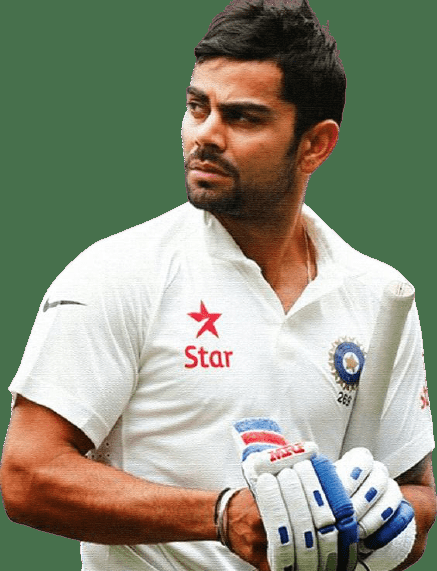
#> input picture Sports celebrity classification/Model/dataset/virat/virat (129).png, 437 x 571 px, given in place of virat (129).jpg, which was not available
$ jupyter execute --allow-errors Project_face_detection.ipynb   (shell and % lines are left out)
#> lines starting #> are read from the running program, lines starting #| are printed output that depends on the picture; pictures that were not available may be replaced by others from this repository, and a replacement may not be noted
[cell 1]
import numpy as np
import cv2
import matplotlib
from matplotlib import pyplot as plt

[cell 2]
img = cv2.imread('c:/users/rahul/work/Sports celebrity classification/Model/dataset/virat/virat (129).jpg')
#> img is the input picture: shape (571, 437, 3); mean B, G, R 124.7, 143.5, 140.4
img.shape
#> Out = (571, 437, 3)

[cell 3]
# the shape is 3D, first two are x and y, the third one shows RGB channel
plt.imshow(img)

[cell 4]
gray = cv2.cvtColor(img, cv2.COLOR_BGR2GRAY)
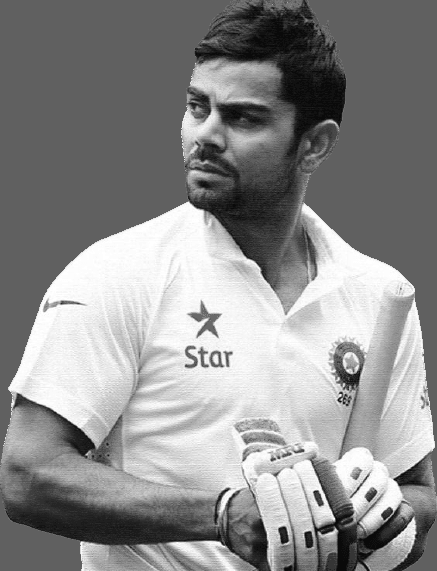
#> gray: shape (571, 437); min 10, max 255, mean 140.6
gray.shape
#> Out = (571, 437)

[cell 5]
gray

[cell 6]
plt.imshow(gray, cmap='gray')

[cell 7]
# openCV has harcascade which trained programs to detect eye, nose etc on face
face_cascade = cv2.CascadeClassifier('C:/Users/Rahul/work/opencv/sources/data/haarcascades/haarcascade_frontalface_default.xml')
eye_cascade = cv2.CascadeClassifier('C:/Users/Rahul/work/opencv/sources/data/haarcascades/haarcascade_eye.xml')
faces = face_cascade.detectMultiScale(gray, 1.3, 5)
#> faces = ()
faces

#> (a cell that did not finish here is left out)

#> (a cell that did not finish here is left out)

[cell 10]
cv2.destroyAllWindows()
for(x,y,w,h) in faces:
    face_img = cv2.rectangle(img, (x,y),(x+w, y+h),(255,0,0),2)
    roi_gray = gray[y:y+h, x:x+w]
    roi_color = face_img[y:y+h, x:x+w]
    eyes = eye_cascade.detectMultiScale(roi_gray)
    for (ex,ey,ew,eh) in eyes:
        cv2.rectangle(roi_color,(ex,ey),(ex+ew,ey+eh),(0,255,0),2)
#> this loop made 0 passes

plt.figure()
#> (the rest of this cell did not finish here and is left out)

#> (a cell that did not finish here is left out)

#> (a cell that did not finish here is left out)

[cell 13]
import numpy as np
import pywt
import cv2

def w2d(img, mode='haar', level=1):
    imArray = img
    #Datatype conversions
    #convert to grayscale
    imArray = cv2.cvtColor( imArray,cv2.COLOR_RGB2GRAY )
    #convert to float
    imArray =  np.float32(imArray)
    imArray /= 255;
    # compute coefficients
    coeffs=pywt.wavedec2(imArray, mode, level=level)

    #Process Coefficients
    coeffs_H=list(coeffs)
    coeffs_H[0] *= 0;

    # reconstruction
    imArray_H=pywt.waverec2(coeffs_H, mode);
    imArray_H *= 255;
    imArray_H =  np.uint8(imArray_H)

    return imArray_H

#> (a cell that did not finish here is left out)

[cell 15]
def get_cropped_image_if_2_eyes(image_path):
    img = cv2.imread(image_path)
    gray = cv2.cvtColor(img, cv2.COLOR_BGR2GRAY)
    faces = face_cascade.detectMultiScale(gray, 1.3, 5)
    for (x,y,w,h) in faces:
        roi_gray = gray[y:y+h, x:x+w]
        roi_color = img[y:y+h, x:x+w]
        eyes = eye_cascade.detectMultiScale(roi_gray)
        if len(eyes) >= 2:
            return roi_color

[cell 16]
original_image = cv2.imread('c:/users/rahul/work/Sports celebrity classification/Model/dataset/Dhoni/dhoni (1).jpg')
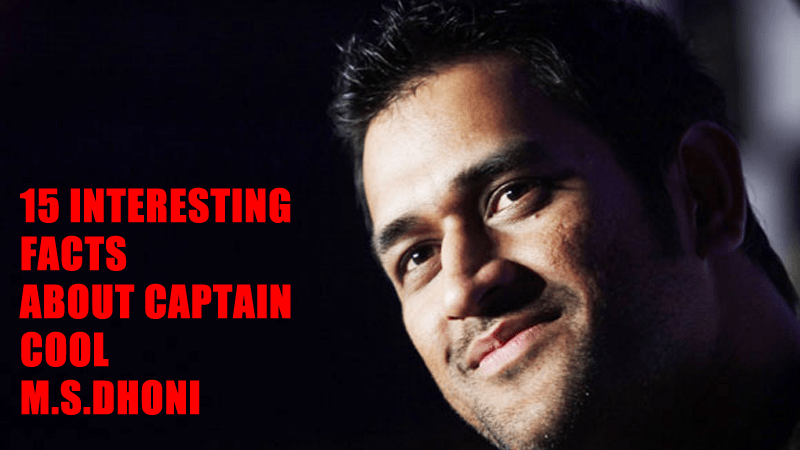
#> input picture Sports celebrity classification/Model/dataset/Dhoni/dhoni (1).png, 800 x 450 px, given in place of dhoni (1).jpg, which was not available
#> original_image is the input picture: shape (450, 800, 3); mean B, G, R 34.4, 30.1, 51.8
plt.imshow(original_image)

[cell 17]
cropped_image = get_cropped_image_if_2_eyes('c:/users/rahul/work/Sports celebrity classification/Model/dataset/Dhoni/dhoni (1).jpg')
#> in get_cropped_image_if_2_eyes, `gray = cv2.cvtColor(img, cv2.COLOR_BGR2GRAY)`:
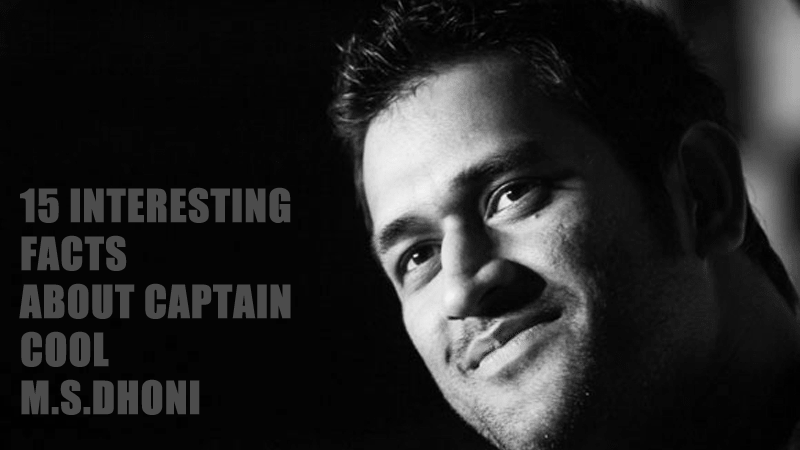
#> gray: shape (450, 800); min 1, max 243, mean 37
#> (the rest of this cell did not finish here and is left out)

[cell 18]
path_to_data = "c:/users/rahul/work/Sports celebrity classification/Model/dataset/"
path_to_cr_data = "c:/users/rahul/work/Sports celebrity classification/Model/dataset/cropped/"

[cell 19]
import os
img_dirs = []
for entry in os.scandir(path_to_data):
    if entry.is_dir():
        img_dirs.append(entry.path)
#> pass 2 of the loop `for entry in os.scandir(path_to_data):`:

[cell 20]
img_dirs

[cell 21]
import shutil
if os.path.exists(path_to_cr_data):
     shutil.rmtree(path_to_cr_data)
os.mkdir(path_to_cr_data)

[cell 22]
cropped_image_dirs = []
celebrity_file_names_dict = {}

for img_dir in img_dirs:
    count = 1
    celebrity_name = img_dir.split('/')[-1]
    print(celebrity_name)

    celebrity_file_names_dict[celebrity_name] = []

    for entry in os.scandir(img_dir):
        roi_color = get_cropped_image_if_2_eyes(entry.path)
        if roi_color is not None:
            cropped_folder = path_to_cr_data + celebrity_name
            if not os.path.exists(cropped_folder):
                os.makedirs(cropped_folder)
                cropped_image_dirs.append(cropped_folder)
                print("Generating cropped images in folder: ",cropped_folder)

            cropped_file_name = celebrity_name + str(count) + ".png"
            cropped_file_path = cropped_folder + "/" + cropped_file_name

            cv2.imwrite(cropped_file_path, roi_color)
            celebrity_file_names_dict[celebrity_name].append(cropped_file_path)
            count += 1
#> pass 2 of the loop `for img_dir in img_dirs:`:
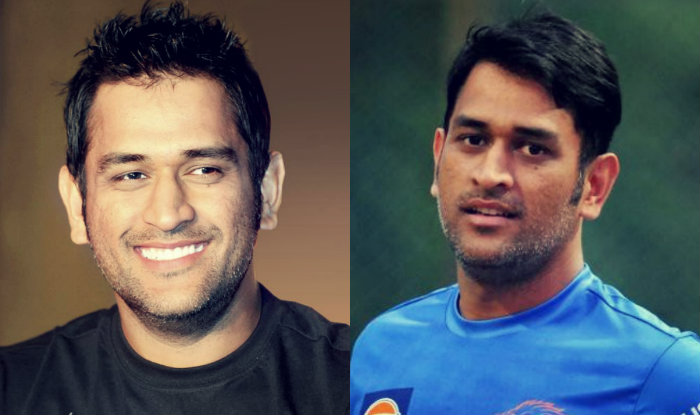
#> input picture Sports celebrity classification/Model/dataset/Dhoni/dhoni (111).jpg, 700 x 415 px
#> in get_cropped_image_if_2_eyes, img is the input picture: shape (415, 700, 3); mean B, G, R 89.5, 87.3, 86
#> in get_cropped_image_if_2_eyes (call 3), `gray = cv2.cvtColor(img, cv2.COLOR_BGR2GRAY)`:
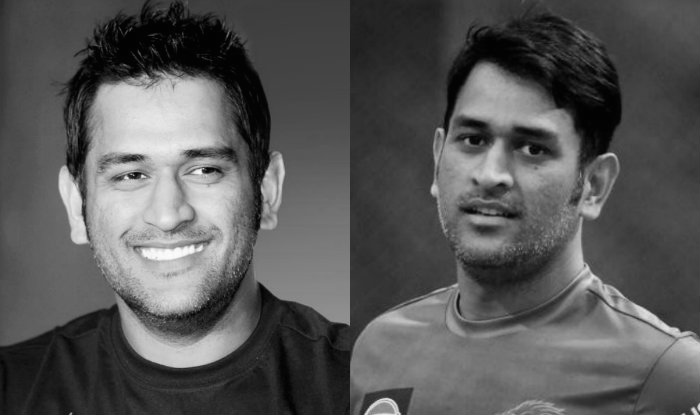
#> gray: shape (415, 700); min 1, max 252, mean 87.2
#> in get_cropped_image_if_2_eyes (call 3), `faces = face_cascade.detectMultiScale(gray, 1.3, 5)`: faces = [[404, 67, 195, 195], [66, 88, 206, 206]]
#> the loop in get_cropped_image_if_2_eyes, `for (x,y,w,h) in faces:` made 1 pass
#> (x, y, w, h, eyes) on pass 1: (404, 67, 195, 195, [[48, 52, 42, 42], [104, 58, 45, 45]])
#> pass 1, in get_cropped_image_if_2_eyes (call 3), `roi_color = img[y:y+h, x:x+w]`:
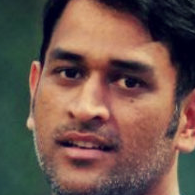
#> roi_color: shape (195, 195, 3); mean B, G, R 76.9, 85.7, 110.9

[cell 23]
celebrity_file_names_dict = {}
for img_dir in cropped_image_dirs:
    celebrity_name = img_dir.split('/')[-1]
    file_list = []
    for entry in os.scandir(img_dir):
        file_list.append(entry.path)
    celebrity_file_names_dict[celebrity_name] = file_list
celebrity_file_names_dict

[cell 24]
class_dict = {}
count = 0
for celebrity_name in celebrity_file_names_dict.keys():
    class_dict[celebrity_name] = count
    count = count + 1
#> after the loop, class_dict = 0 items; count = 0
class_dict
